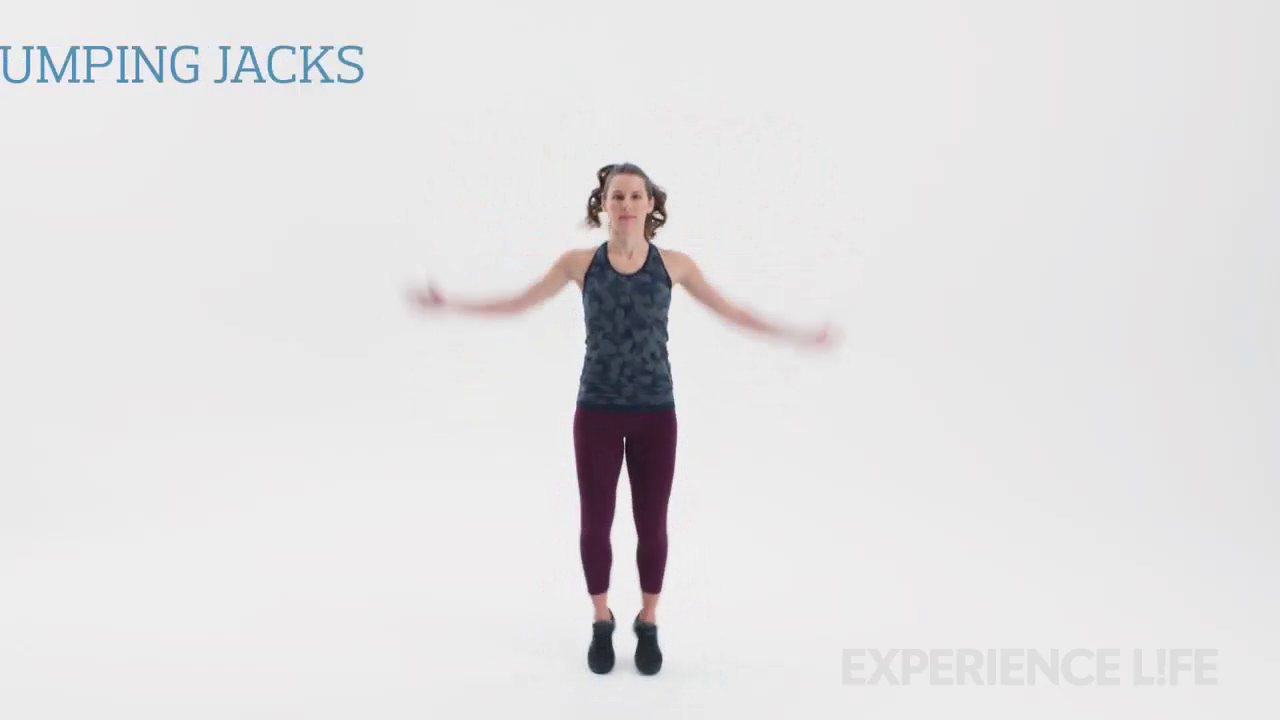
#> input picture frame 17 of estudos/cursos/udemy/Curso1/OpenCVBasic/ANEXO+polichinelos.mp4, 1280 x 720 px, given in place of runners.mp4, which was not available
$ python startOpenCV-vid.py
#> lines starting #> are read from the running program, lines starting #| are printed output that depends on the picture
import cv2

video = cv2.VideoCapture('./Curso1/OpenCVBasico/runners.mp4')

while True:
    check, img = video.read()
#> img is the input picture: shape (720, 1280, 3); mean B, G, R 226.6, 225.7, 226.7
    print(img.shape)
#| (720, 1280, 3)
    imgRedim = cv2.resize(img,(640, 420))
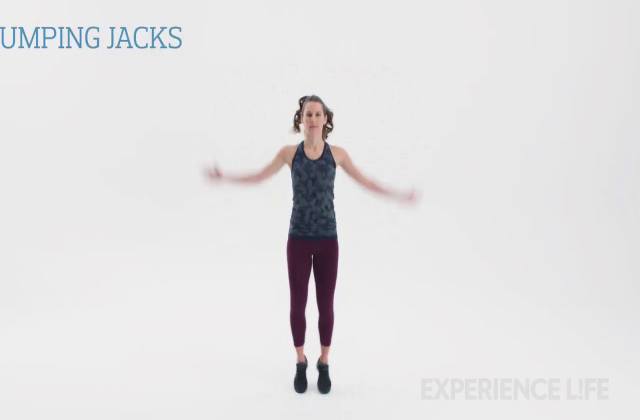
#> imgRedim: shape (420, 640, 3); mean B, G, R 226.6, 225.7, 226.7
    cv2.imshow('Teste video', imgRedim)
    cv2.waitKey(0)

$ run again, starting later in the video
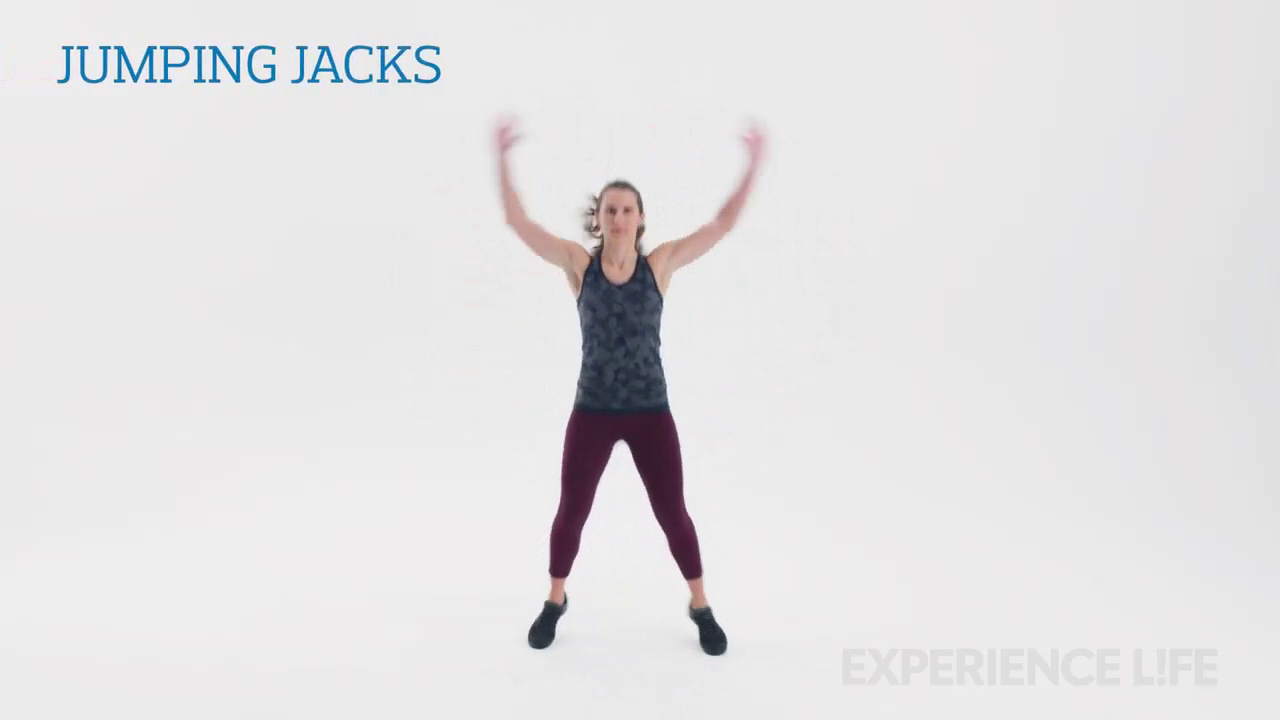
#> input picture frame 77 of estudos/cursos/udemy/Curso1/OpenCVBasic/ANEXO+polichinelos.mp4, 1280 x 720 px, given in place of runners.mp4, which was not available
#> img is the input picture: shape (720, 1280, 3); mean B, G, R 227.4, 226.4, 227.2
#| (720, 1280, 3)
#> `imgRedim = cv2.resize(img,(640, 420))`:
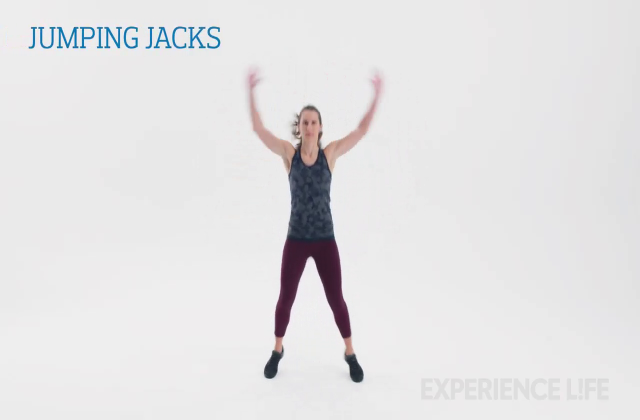
#> imgRedim: shape (420, 640, 3); mean B, G, R 227.4, 226.3, 227.2

$ run again, starting later in the video
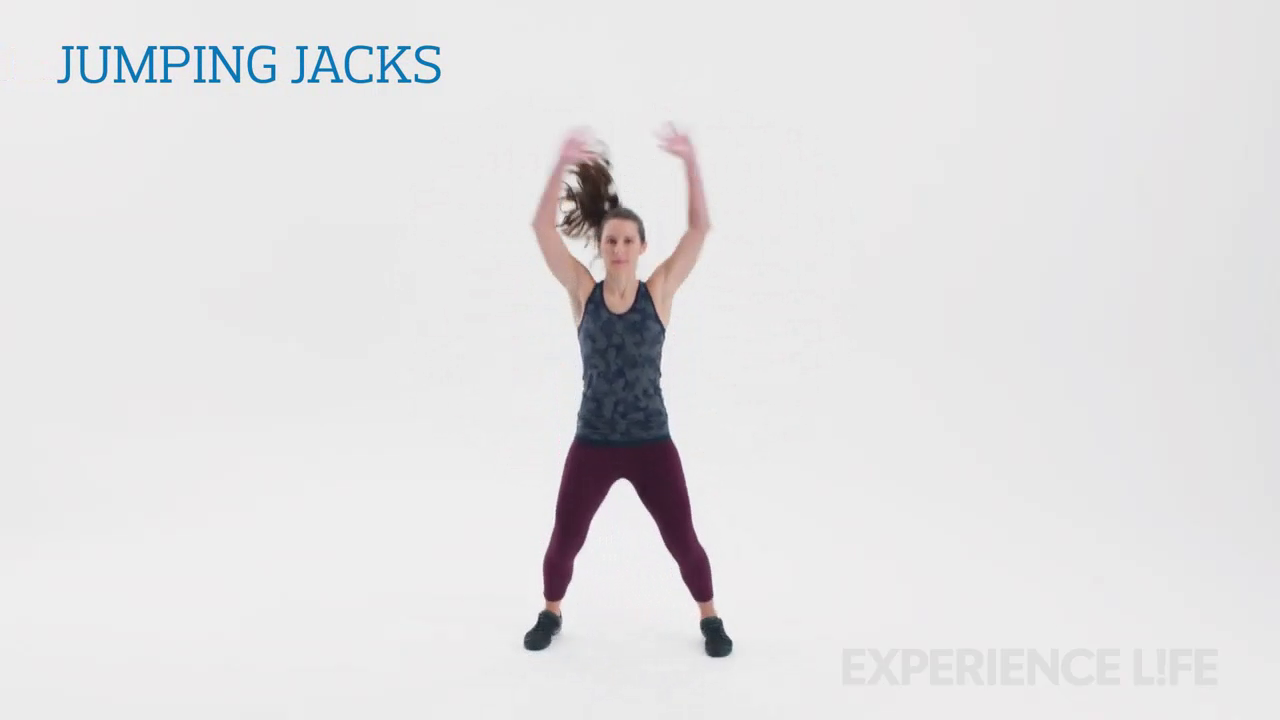
#> input picture frame 137 of estudos/cursos/udemy/Curso1/OpenCVBasic/ANEXO+polichinelos.mp4, 1280 x 720 px, given in place of runners.mp4, which was not available
#> img is the input picture: shape (720, 1280, 3); mean B, G, R 226.8, 225.8, 226.6
#| (720, 1280, 3)
#> `imgRedim = cv2.resize(img,(640, 420))`:
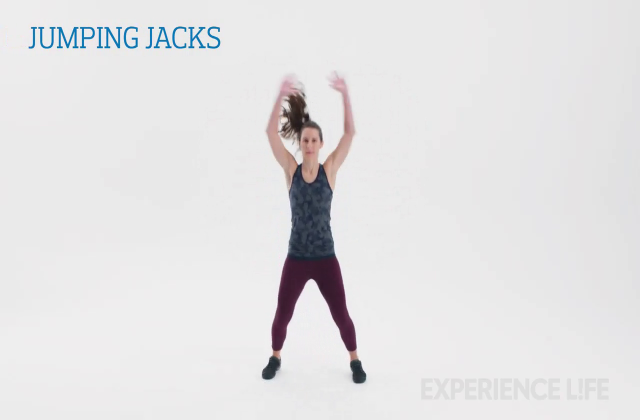
#> imgRedim: shape (420, 640, 3); mean B, G, R 226.8, 225.8, 226.6
